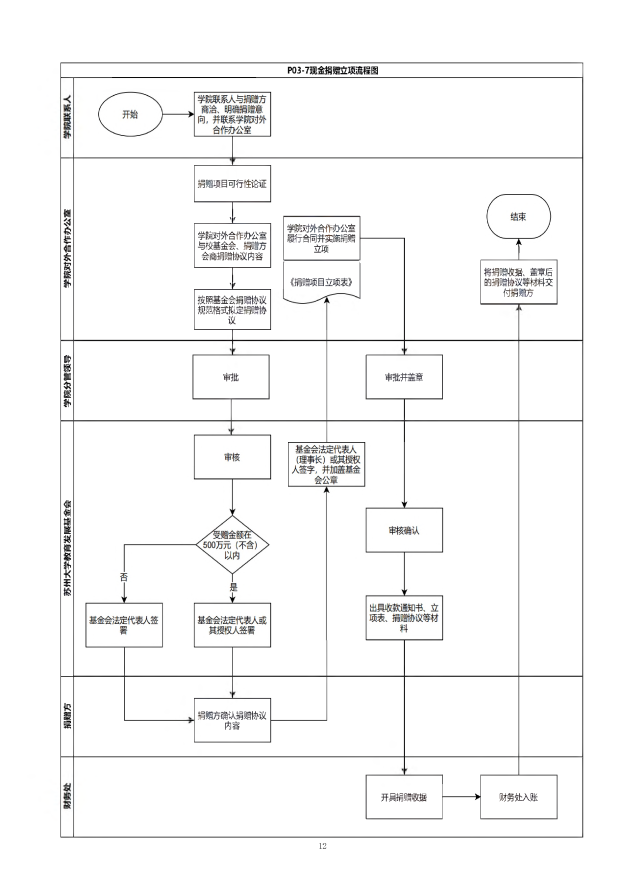
#> input picture output_images/page_12.png, 2481 x 3509 px, given in place of s1.png, which was not available (shown at 1/4 size)
$ jupyter execute --allow-errors flow2list.ipynb
#> lines starting #> are read from the running program, lines starting #| are printed output that depends on the picture; after the words box and inside, x2 and y2 are one past the last pixel; in counts of white or black regions, pixels touching at a corner belong together; pictures that were not available may be replaced by others from this repository, and a replacement may not be noted
[cell 1]
import easyocr
import cv2
import numpy as np
import os
import json
import torch  # 导入torch库以释放显存

os.environ['cuda_VISIBLE_DEVICES'] = '0'

# [8 lines left out: function getTextCoordinates, not called in this run]


def annotate_text(pathsrc):
    dictionary = {}
    reader = easyocr.Reader(['ch_sim', 'en'])

    for filename in os.listdir(pathsrc):
        path = os.path.join(pathsrc, filename)
        image = cv2.imread(path)
        textlist = getTextCoordinates(image, reader)
        dictionary[filename] = textlist
        # 手动释放显存
        del image  # 删除当前图片对象
        torch.cuda.empty_cache()  # 清空CUDA缓存

    return dictionary


# [127 lines left out: functions getShapeCoordinates, annotate_shapes, find_min_max, is_within, narray_to_list, associate_shape_each and 2 more, not called in this run]


def find_distance(p1, p2):
    dis = (p1[0] - p2[0]) ** 2 + (p1[1] - p2[1]) ** 2
    return dis


# [59 lines left out: functions associate_nearest_diamond, associate_shape, annotate_encodings, not called in this run]


def get_encodings():
    # Set path to png flowchart images
    pngpath = "/data/ymai/datasets/work1/"
    # Set path to a file to save encodings
    encodings_pth = "/home/ymai/work1/encodings.txt"
    text_dict_pth = "/home/ymai/work1/text_dict.txt"
    # Get text inside flowchart blocks and on arrowheads
    # along with their coordinates with respect to the flowchart image
    # using easyocr
    text_dict = annotate_text(pngpath)
    print(text_dict)
    # Save text_dict to a txt file
    with open(text_dict_pth, 'w') as convert_file:
        convert_file.write(str(text_dict))

    with open("output.txt", "w", encoding="utf-8") as f:
        for image_name, annotations in text_dict.items():
            for text, coords in annotations:
                coords_str = json.dumps(coords, ensure_ascii=False)  # 转换为 JSON 格式，保持可读性
                # f.write(f"{image_name}\t{text}\t{coords_str}\n")
                f.write(f"{text}\t{coords_str}\n")

    print("数据已写入 output.txt 文件")

    # Get shape coordinates of flowchart blocks and categorize them
    # using contour detection into Rectangle, Diamond, Parallelogram and Oval
    shape_dict = annotate_shapes(pngpath)

    annotate_encodings(pngpath, text_dict, shape_dict, encodings_pth)


get_encodings()
#> (the call stopped at in annotate_text, `reader = easyocr.Reader(['ch_sim', 'en'])`: easyocr is not available in this run)

[cell 2]
import json

def read_json_line_by_line(file_path):
    """逐行读取 JSON 文件并解析"""
    with open(file_path, 'r', encoding='utf-8') as file:
        for line in file:
            line = line.strip()  # 去除首尾空格
            if not line:
                continue  # 跳过空行

            try:
                data = json.loads(line)  # 解析 JSON
                print(json.dumps(data, ensure_ascii=False, indent=4))  # 以可读格式打印
            except json.JSONDecodeError as e:
                print(f"JSON 解析错误: {e}")
                continue  # 跳过错误行

# 调用函数，替换为你的 JSON 文件路径
json_file_path = "/home/ymai/work1/encodings.txt"
#> (the rest of this cell did not finish here and is left out)

[cell 3]
import cv2
import numpy as np

# 功能：根据轮廓的顶点数和几何属性进行形状分类
def shape_detector(contour):
    # 计算轮廓的周长
    perimeter = cv2.arcLength(contour, True)
    # 通过轮廓周长来逼近轮廓的多边形
    approx = cv2.approxPolyDP(contour, 0.02 * perimeter, True)

    # 处理矩形、菱形、斜四边形、椭圆形等形状
    if len(approx) == 4:
        # 如果是四边形，判断是否是矩形或菱形
        (x, y, w, h) = cv2.boundingRect(approx)
        aspect_ratio = float(w) / h
        if aspect_ratio >= 0.9 and aspect_ratio <= 1.1:
            return "Rectangle"  # 矩形
        else:
            return "Diamond"  # 菱形
    elif len(approx) == 5:
        return "Pentagon"  # 五边形
    elif len(approx) == 6:
        return "Hexagon"  # 六边形
    elif len(approx) > 6:
        # 如果顶点数大于6，判断是否为椭圆
        return "Ellipse"
    return "Unknown"

# 读取输入图像
image_path = '/data/ymai/datasets/work1/s1.png'  # 替换为你的图像路径
image = cv2.imread(image_path)
#> image is the input picture: shape (3509, 2481, 3); mean B, G, R 247.3, 247.3, 247.3

# 转换为灰度图像
gray = cv2.cvtColor(image, cv2.COLOR_BGR2GRAY)

# 应用高斯模糊去除噪声
blurred = cv2.GaussianBlur(gray, (5, 5), 0)

# 使用Canny边缘检测
edges = cv2.Canny(blurred, 50, 150)
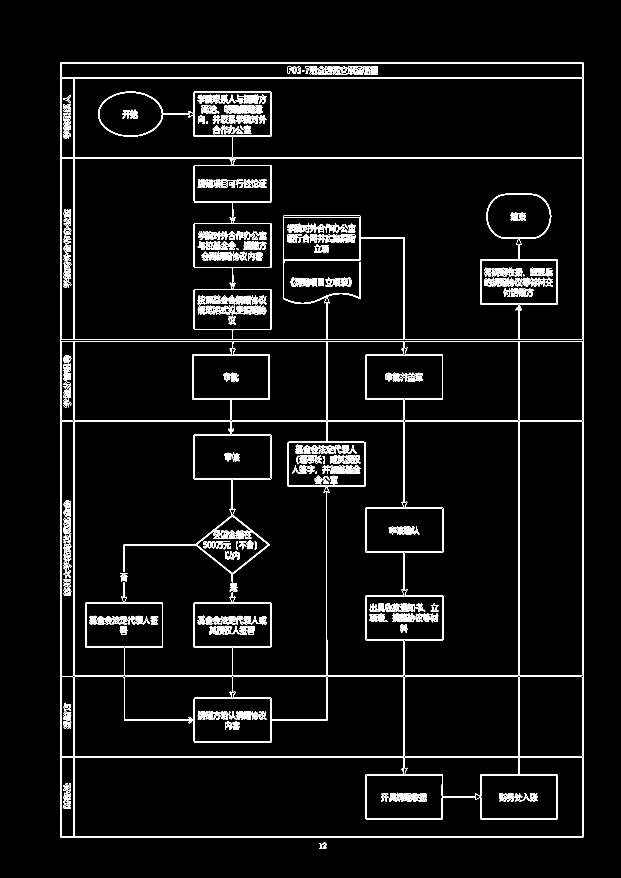
#> edges: shape (3509, 2481) (shown at 1/4 size); 2.2% white in thin lines or dots, all inside (x1, y1, x2, y2) = (241, 249, 2334, 3396)

# 查找轮廓
contours, _ = cv2.findContours(edges.copy(), cv2.RETR_EXTERNAL, cv2.CHAIN_APPROX_SIMPLE)
#> contours = 4 contours, 1 with area under 20; largest, box (x1, y1, x2, y2) and area: (241, 249, 2334, 3351) 6484221, (1291, 3371, 1306, 3396) 132, (1277, 3372, 1288, 3394) 70

# 创建一个列表来保存检测到的形状
detected_shapes = []

# 遍历所有轮廓并进行形状检测
for contour in contours:
    # 获取形状的类型
    shape_type = shape_detector(contour)

    # 将形状名称添加到列表中
    if shape_type != "Unknown":
        detected_shapes.append(shape_type)
#> this loop made 4 passes
#> (perimeter in shape_detector, shape_type) on passes 2 to 3: (66.14, 'Ellipse'), (139, 'Ellipse')
#> after the loop, detected_shapes = ['Ellipse', 'Ellipse', 'Diamond']

# 输出检测到的形状
print("检测到的形状:")
for shape in detected_shapes:
    print(shape)
#> this loop made 3 passes
#> (printed output is left out)

[cell 4]
import cv2
import numpy as np

def detect_shapes(image_path):
    # 读取图像
#> called with image_path = '/data/ymai/datasets/work1/s1.png'
    image = cv2.imread(image_path)
    gray = cv2.cvtColor(image, cv2.COLOR_BGR2GRAY)

    # 应用二值化（Otsu 阈值）
    _, binary = cv2.threshold(gray, 0, 255, cv2.THRESH_BINARY_INV + cv2.THRESH_OTSU)
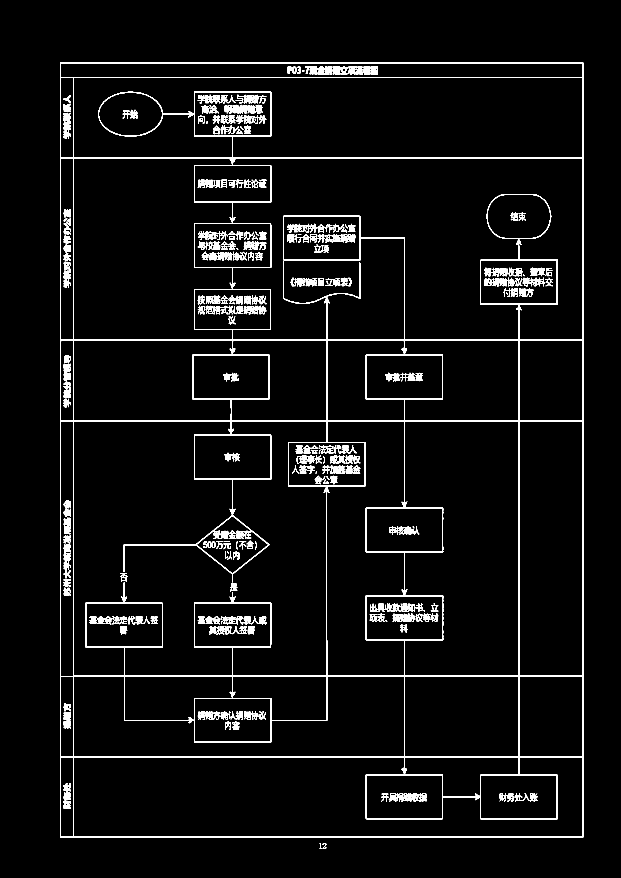
#> binary: shape (3509, 2481) (shown at 1/4 size); 3.6% white; 607 white regions (52 under 20 px), largest, box (x1, y1, x2, y2) and area: (242, 250, 2333, 3350) 182953, (254, 451, 284, 519) 1446, (1270, 264, 1328, 298) 1258

    # 形态学操作：去除小噪声
    kernel = np.ones((3, 3), np.uint8)
    binary = cv2.morphologyEx(binary, cv2.MORPH_CLOSE, kernel, iterations=2)
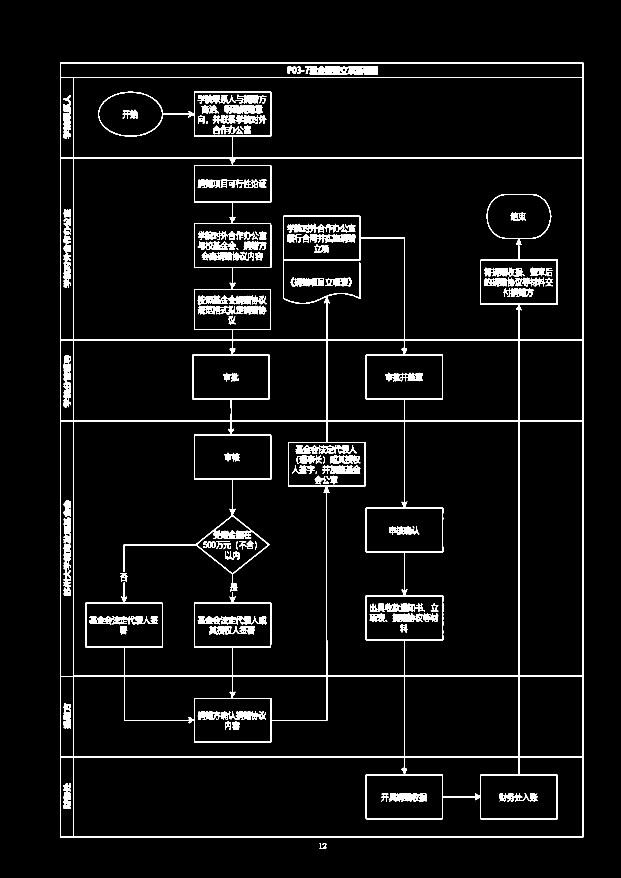
#> binary: shape (3509, 2481) (shown at 1/4 size); 4.1% white; 109 white regions (1 under 20 px)

    # 轮廓检测
    contours, _ = cv2.findContours(binary, cv2.RETR_EXTERNAL, cv2.CHAIN_APPROX_SIMPLE)
#> contours = 2 contours; box (x1, y1, x2, y2) and area: (242, 250, 2333, 3350) 6476910, (1277, 3372, 1305, 3395) 139

    detected_shapes = []

    for contour in contours:
        # 计算轮廓面积，忽略过小的形状
        area = cv2.contourArea(contour)
        if area < 1000:
            continue

        # 轮廓近似
        approx = cv2.approxPolyDP(contour, 0.02 * cv2.arcLength(contour, True), True)
        num_vertices = len(approx)

        # 矩形、正方形
        if num_vertices == 4:
            x, y, w, h = cv2.boundingRect(approx)
            aspect_ratio = float(w) / h
            if 0.9 <= aspect_ratio <= 1.1:
                shape_type = "Square"  # 近似正方形
            else:
                shape_type = "Rectangle"

        # 菱形或斜四边形
        elif num_vertices == 4:
            shape_type = "Diamond"  # 可能是菱形

        # 圆形或椭圆形
        elif num_vertices >= 8:
            shape_type = "Oval"

        else:
            shape_type = "Unknown"

        detected_shapes.append(shape_type)

        # 画出轮廓和文字标注
        cv2.drawContours(image, [approx], -1, (0, 255, 0), 2)
        x, y = approx[0][0]
        cv2.putText(image, shape_type, (x, y - 10), cv2.FONT_HERSHEY_SIMPLEX, 0.5, (0, 0, 255), 2)
#> this loop made 2 passes
#> (area, approx, num_vertices, w, h, aspect_ratio) on pass 2: (6476910, [[242, 250], [242, 3349], [2332, 3349], [2332, 250]], 4, 2091, 3100, 0.675)
#> after the loop, detected_shapes = ['Rectangle']

    return detected_shapes, image

# 测试代码
image_path = "/data/ymai/datasets/work1/s1.png"
shapes, result_image = detect_shapes(image_path)
#> shapes = ['Rectangle']

# 打印检测结果
print("Detected Shapes:", shapes)
#| Detected Shapes: ['Rectangle']

import matplotlib.pyplot as plt

# 替换 cv2.imshow
plt.imshow(cv2.cvtColor(result_image, cv2.COLOR_BGR2RGB))
plt.axis("off")  # 关闭坐标轴
plt.show()
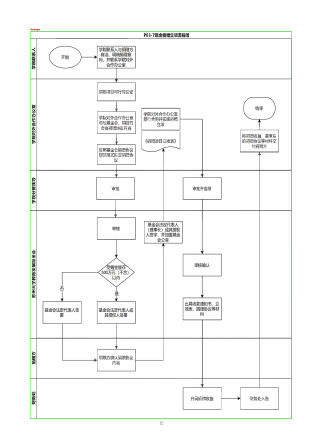
#> shown: shape (3509, 2481, 3) (shown at 1/8 size); mean R, G, B 246.9, 247.8, 246.9

[cell 5]
import os
from openai import OpenAI

#> (the rest of this cell did not finish here and is left out)

[cell 6]
from pdf2image import convert_from_path
import os

pdf_path = '/data/ymai/datasets/work1/SDNK-03.pdf'  # 替换成你的 PDF 路径
output_folder = 'output_images'  # 输出文件夹

# 创建输出文件夹
os.makedirs(output_folder, exist_ok=True)

# 转换 PDF
#> (the rest of this cell did not finish here and is left out)

[cell 7]
import os
import base64
import requests
from tqdm import tqdm

os.environ['http_proxy'] = 'http://127.0.0.1:7890'
os.environ['https_proxy'] = 'http://127.0.0.1:7890'


# 配置信息
GITHUB_TOKEN = "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"
USERNAME = "AmyIvan"
REPO = "work1-image-host"
BRANCH = "main"  # 或 master
FOLDER = "SDNK-03"  # 上传到仓库中的哪个文件夹下
LOCAL_DIR = "/home/ymai/work1/output_images"     # 本地文件夹路径

API_URL = f"https://api.github.com/repos/{USERNAME}/{REPO}/contents/{FOLDER}"

headers = {
    "Authorization": f"token {GITHUB_TOKEN}",
    "Accept": "application/vnd.github.v3+json"
}

uploaded_urls = []

#> (the rest of this cell did not finish here and is left out)

[cell 8]
import os
from openai import OpenAI


os.environ['http_proxy'] = 'http://127.0.0.1:7890'
os.environ['https_proxy'] = 'http://127.0.0.1:7890'

#> (the rest of this cell did not finish here and is left out)

[cell 9]
import os
from openai import OpenAI


os.environ['http_proxy'] = 'http://127.0.0.1:7890'
os.environ['https_proxy'] = 'http://127.0.0.1:7890'

#> (the rest of this cell did not finish here and is left out)

[cell 10]
def insert_next_line_from_A_into_B(a_path, b_path, output_path):
    with open(a_path, 'r', encoding='utf-8') as f_a, open(b_path, 'r', encoding='utf-8') as f_b:
        a_lines = f_a.readlines()
        b_lines = f_b.readlines()

    j = 0  # B 的当前扫描位置

    while j < len(b_lines):
        match_found = False
        a_index = 0

        while a_index < len(a_lines) - 1:  # 保证 A[i+1] 合法
            a_line = a_lines[a_index].rstrip('\n')
            if not a_line:  # 跳过空行
                a_index += 1
                continue

            if j >= len(b_lines):  # 防止 B 中超出范围
                break

            b_line = b_lines[j].rstrip('\n')
            if not b_line:  # 跳过空行
                j += 1
                continue

            if a_line == b_line:
                insert_line = a_lines[a_index + 1].rstrip('\n') + '\n'
                b_lines.insert(j + 1, insert_line)
                j += 2  # 插入后跳过新插入的下一行
                match_found = True
                break  # 重新从 A 开头查
            a_index += 1

        if not match_found:
            j += 1  # B 向后走一步

    with open(output_path, 'w', encoding='utf-8') as f_out:
        f_out.writelines(b_lines)

# 示例调用
#> (the rest of this cell did not finish here and is left out)

[cell 11]
import matplotlib.pyplot as plt


# 模拟数据（替换为你的实际数据）
error_counts = {
    'wrong order': 34,
    'fail': 4,
    'other': 7,
    'block missing': 12,
    'wrong logic': 7,
    'repetition': 9,
    'correct': 21
}

# 计算总数和百分比
total = 73
percentages = {k: f"{(v/total)*100:.1f}%" for k, v in error_counts.items()}


# 初始化画布
plt.figure(figsize=(12, 6))
bars = plt.bar(error_counts.keys(),
               error_counts.values(),
               color=['#4C72B0', '#55A868', '#8172B2', '#CCB974', '#64B5CD'],  # 多色方案
               edgecolor='black',
               alpha=0.8)

# 标签添加（修复KeyError的核心修改）
for bar, label in zip(bars, error_counts.keys()):  # 显式绑定数据标签
    height = bar.get_height()
    label_x = bar.get_x() + bar.get_width() / 2
    plt.text(label_x, height + 0.5,
             f"{height}\n({percentages[label]})",  # 直接使用字典键
             ha='center',
             va='bottom',
             fontsize=9,
             fontfamily='Arial')

# 图表装饰
plt.title(f"(flowcharts:{total})",
          fontsize=14, pad=20, fontweight='bold')
plt.xlabel("type", fontsize=12, labelpad=10)
plt.ylabel("appearances", fontsize=12, labelpad=10)

# 坐标轴优化
plt.ylim(0, max(error_counts.values()) * 1.2)  # 增加顶部空间
plt.xticks(rotation=15, ha='right', fontsize=10)  # 标签旋转防重叠
plt.yticks(fontsize=9)
plt.grid(axis='y', linestyle='--', alpha=0.5)

# 添加辅助元素
plt.gca().spines['top'].set_visible(False)
plt.gca().spines['right'].set_visible(False)

# 可选：添加图例（安全方式）
legend_labels = [f"{k} ({v})" for k, v in error_counts.items()]
plt.legend(bars, legend_labels,
           title='flowchart2outline',
           bbox_to_anchor=(1.05, 1),
           loc='upper left')

# 输出控制
plt.tight_layout()
plt.show()
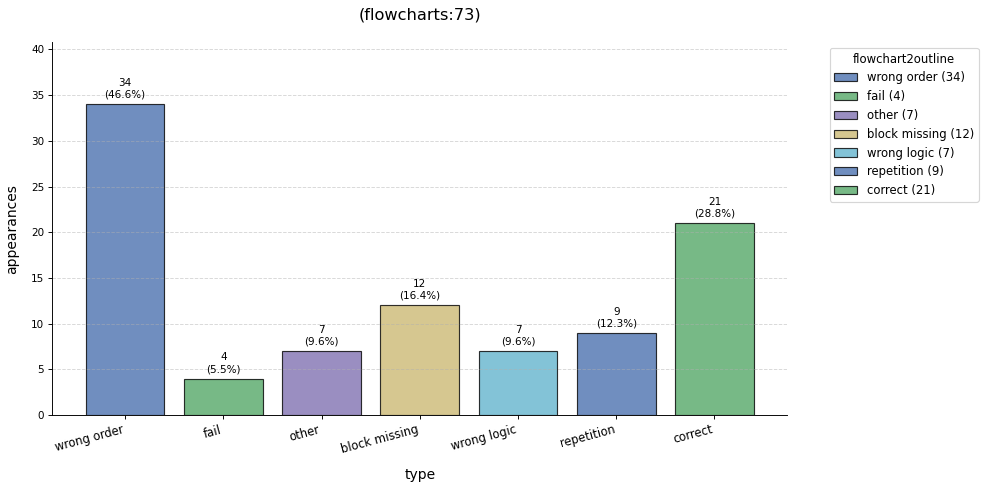
#> figure drawn by matplotlib, 1 panel; tallest bar 34 high, from x = -0.4 to 0.4

# 保存图片（取消注释使用）
# plt.savefig('error_analysis.png', dpi=300, bbox_inches='tight')

$ run again, on output_images/page_13.png
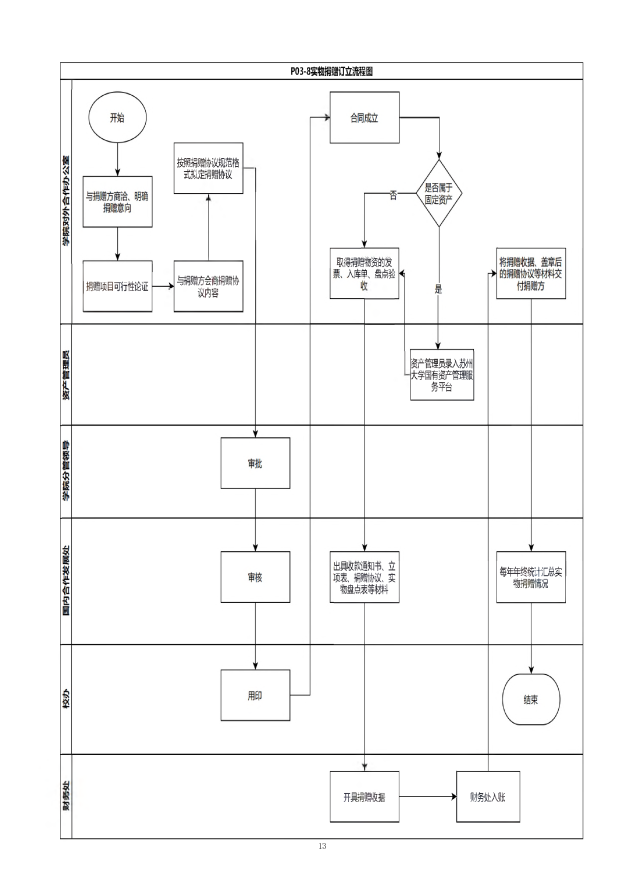
#> input picture output_images/page_13.png, 2481 x 3509 px, given in place of s1.png, which was not available (shown at 1/4 size)
#> image is the input picture: shape (3509, 2481, 3); mean B, G, R 247.5, 247.5, 247.5
#> `edges = cv2.Canny(blurred, 50, 150)`:
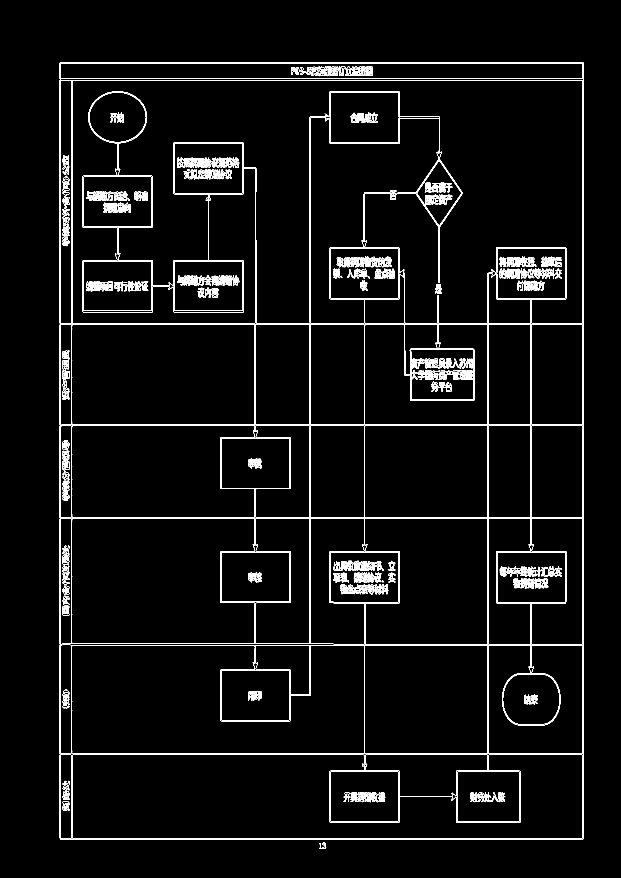
#> edges: shape (3509, 2481) (shown at 1/4 size); 2% white in thin lines or dots, all inside (x1, y1, x2, y2) = (239, 248, 2334, 3396)
#> `contours, _ = cv2.findContours(edges.copy(), cv2.RETR_EXTERNAL, cv2.CH..`: contours = 4 contours, 1 with area under 20; largest, box (x1, y1, x2, y2) and area: (239, 248, 2334, 3357) 6508101, (1290, 3371, 1305, 3396) 147, (1276, 3372, 1287, 3394) 72
#> the loop `for contour in contours:` made 4 passes
#> (perimeter in shape_detector, shape_type) on passes 2 to 3: (65.56, 'Ellipse'), (110.9, 'Ellipse')
#> after the loop `for contour in contours:`: detected_shapes = ['Ellipse', 'Ellipse', 'Diamond']
#> the loop `for shape in detected_shapes:` made 3 passes
#> (printed output is left out)
#> in detect_shapes, `contours, _ = cv2.findContours(binary, cv2.RETR_EXTERNAL, cv2.CHAIN_AP..`: contours = 3 contours; box (x1, y1, x2, y2) and area: (240, 249, 2333, 3357) 6499844, (1290, 3372, 1304, 3395) 82, (1276, 3372, 1287, 3395) 48
#> the loop in detect_shapes, `for contour in contours:` made 3 passes
#> (area, approx, num_vertices, w, h, aspect_ratio) on pass 3: (6499844, [[240, 249], [240, 3356], [2332, 3356], [2332, 249]], 4, 2093, 3108, 0.673)
#> after the loop in detect_shapes, `for contour in contours:`: detected_shapes = ['Rectangle']
#| Detected Shapes: ['Rectangle']
#> `plt.show()`:
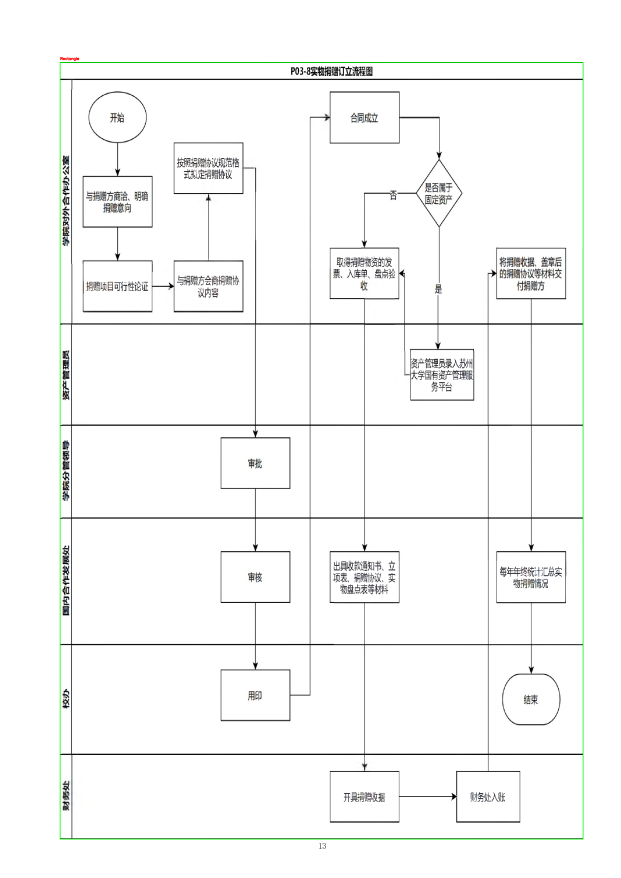
#> shown: shape (3509, 2481, 3) (shown at 1/4 size); mean R, G, B 247.2, 248, 247.2
